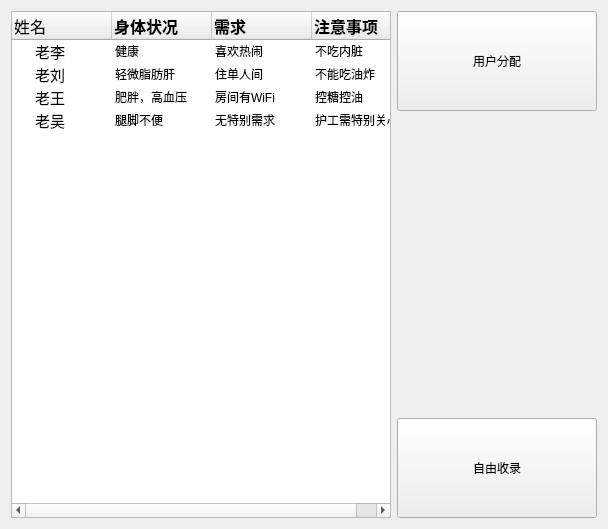
<?xml version="1.0" encoding="UTF-8"?>
<ui version="4.0">
 <class>menu22</class>
 <widget class="QDialog" name="menu22">
  <property name="geometry">
   <rect>
    <x>0</x>
    <y>0</y>
    <width>608</width>
    <height>529</height>
   </rect>
  </property>
  <property name="windowTitle">
   <string>Dialog</string>
  </property>
  <layout class="QGridLayout" name="gridLayout">
   <item row="0" column="0" rowspan="3">
    <widget class="QTreeWidget" name="treeWidget">
     <column>
      <property name="text">
       <string>姓名</string>
      </property>
      <property name="font">
       <font>
        <pointsize>12</pointsize>
       </font>
      </property>
     </column>
     <column>
      <property name="text">
       <string>身体状况</string>
      </property>
      <property name="font">
       <font>
        <pointsize>12</pointsize>
        <weight>75</weight>
        <bold>true</bold>
       </font>
      </property>
     </column>
     <column>
      <property name="text">
       <string>需求</string>
      </property>
      <property name="font">
       <font>
        <pointsize>12</pointsize>
        <weight>75</weight>
        <bold>true</bold>
       </font>
      </property>
     </column>
     <column>
      <property name="text">
       <string>注意事项</string>
      </property>
      <property name="font">
       <font>
        <pointsize>12</pointsize>
        <weight>75</weight>
        <bold>true</bold>
       </font>
      </property>
     </column>
     <item>
      <property name="text">
       <string>老李</string>
      </property>
      <property name="font">
       <font>
        <pointsize>11</pointsize>
       </font>
      </property>
      <property name="text">
       <string>健康</string>
      </property>
      <property name="text">
       <string>喜欢热闹</string>
      </property>
      <property name="text">
       <string>不吃内脏</string>
      </property>
     </item>
     <item>
      <property name="text">
       <string>老刘</string>
      </property>
      <property name="font">
       <font>
        <pointsize>11</pointsize>
       </font>
      </property>
      <property name="text">
       <string>轻微脂肪肝</string>
      </property>
      <property name="text">
       <string>住单人间</string>
      </property>
      <property name="text">
       <string>不能吃油炸</string>
      </property>
     </item>
     <item>
      <property name="text">
       <string>老王</string>
      </property>
      <property name="font">
       <font>
        <pointsize>11</pointsize>
       </font>
      </property>
      <property name="text">
       <string>肥胖，高血压</string>
      </property>
      <property name="text">
       <string>房间有WiFi</string>
      </property>
      <property name="text">
       <string>控糖控油</string>
      </property>
     </item>
     <item>
      <property name="text">
       <string>老吴</string>
      </property>
      <property name="font">
       <font>
        <pointsize>11</pointsize>
       </font>
      </property>
      <property name="text">
       <string>腿脚不便</string>
      </property>
      <property name="text">
       <string>无特别需求</string>
      </property>
      <property name="text">
       <string>护工需特别关心</string>
      </property>
     </item>
    </widget>
   </item>
   <item row="0" column="1">
    <widget class="QToolButton" name="toolButton">
     <property name="minimumSize">
      <size>
       <width>200</width>
       <height>100</height>
      </size>
     </property>
     <property name="cursor">
      <cursorShape>PointingHandCursor</cursorShape>
     </property>
     <property name="mouseTracking">
      <bool>false</bool>
     </property>
     <property name="tabletTracking">
      <bool>false</bool>
     </property>
     <property name="acceptDrops">
      <bool>false</bool>
     </property>
     <property name="text">
      <string>用户分配</string>
     </property>
     <property name="iconSize">
      <size>
       <width>24</width>
       <height>31</height>
      </size>
     </property>
     <property name="checkable">
      <bool>false</bool>
     </property>
     <property name="checked">
      <bool>false</bool>
     </property>
     <property name="autoRepeat">
      <bool>false</bool>
     </property>
     <property name="autoExclusive">
      <bool>false</bool>
     </property>
    </widget>
   </item>
   <item row="2" column="1">
    <widget class="QToolButton" name="toolButton_2">
     <property name="sizePolicy">
      <sizepolicy hsizetype="Maximum" vsizetype="Maximum">
       <horstretch>4</horstretch>
       <verstretch>0</verstretch>
      </sizepolicy>
     </property>
     <property name="minimumSize">
      <size>
       <width>200</width>
       <height>100</height>
      </size>
     </property>
     <property name="cursor">
      <cursorShape>PointingHandCursor</cursorShape>
     </property>
     <property name="text">
      <string>自由收录</string>
     </property>
     <property name="checkable">
      <bool>false</bool>
     </property>
     <property name="checked">
      <bool>false</bool>
     </property>
     <property name="autoRaise">
      <bool>false</bool>
     </property>
     <property name="arrowType">
      <enum>Qt::NoArrow</enum>
     </property>
    </widget>
   </item>
  </layout>
 </widget>
 <resources/>
 <connections/>
</ui>
